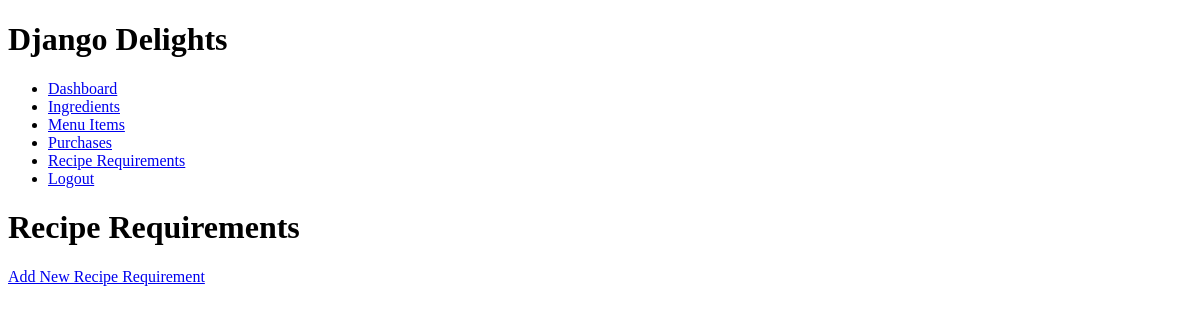
The page /recipe_requirements/ on the database as committed earlier.
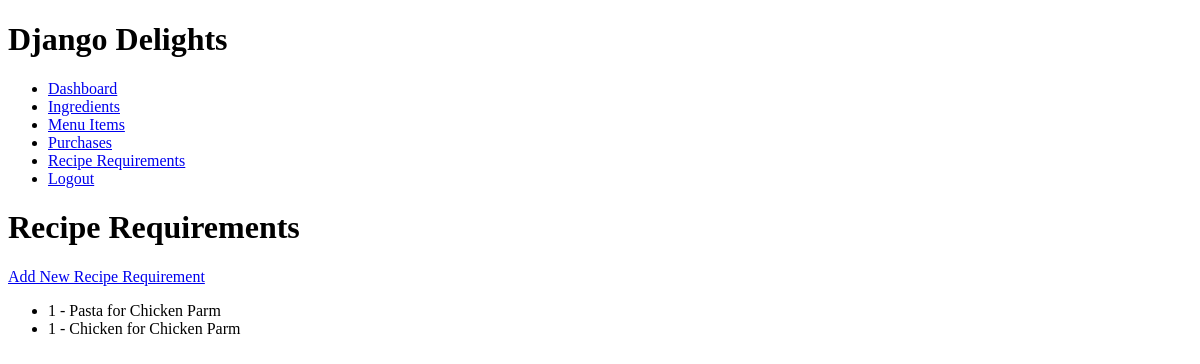
The same page on the database as committed later.
### inventory/models.py (models this page shows, shortened)
class RecipeRequirement(models.Model):
    menu_item = models.ForeignKey(MenuItem, on_delete=models.CASCADE)
    ingredient = models.ForeignKey(Ingredient, on_delete=models.CASCADE)
    quantity_required = models.IntegerField()

class Ingredient(models.Model):
    name = models.CharField(max_length=100)
    quantity = models.IntegerField()
    unit = models.CharField(max_length=50)
    unit_price = models.DecimalField(max_digits=6, decimal_places=2)

class MenuItem(models.Model):
    name = models.CharField(max_length=100)
    description = models.TextField()
    price = models.DecimalField(max_digits=6, decimal_places=2)

### inventory/views.py (the view)
# urls.py: path('recipe_requirements/', views.RecipeRequirementListView.as_view(), name='recipe_requirement_list'),
class RecipeRequirementListView(ListView):
    model = RecipeRequirement
    template_name = 'inventory/recipe_requirement_list.html'
    context_object_name = 'recipe_requirements'

### inventory/templates/inventory/recipe_requirement_list.html
{% extends 'base.html' %}
{% block content %}
    <h1>Recipe Requirements</h1>
    <a href="{% url 'recipe_requirement_add' %}">Add New Recipe Requirement</a>
    <ul>
        {% for recipe_requirement in recipe_requirements %}
            <li>{{ recipe_requirement.quantity_required }} - {{ recipe_requirement.ingredient.name }} for {{ recipe_requirement.menu_item.name }}</li>
        {% endfor %}
    </ul>
{% endblock %}

Rows that differ between the two databases and show on the page:
added RecipeRequirement: quantity_required "1", ingredient.name "Pasta", menu_item.name "Chicken Parm"
added RecipeRequirement: quantity_required "1", ingredient.name "Chicken", menu_item.name "Chicken Parm"
